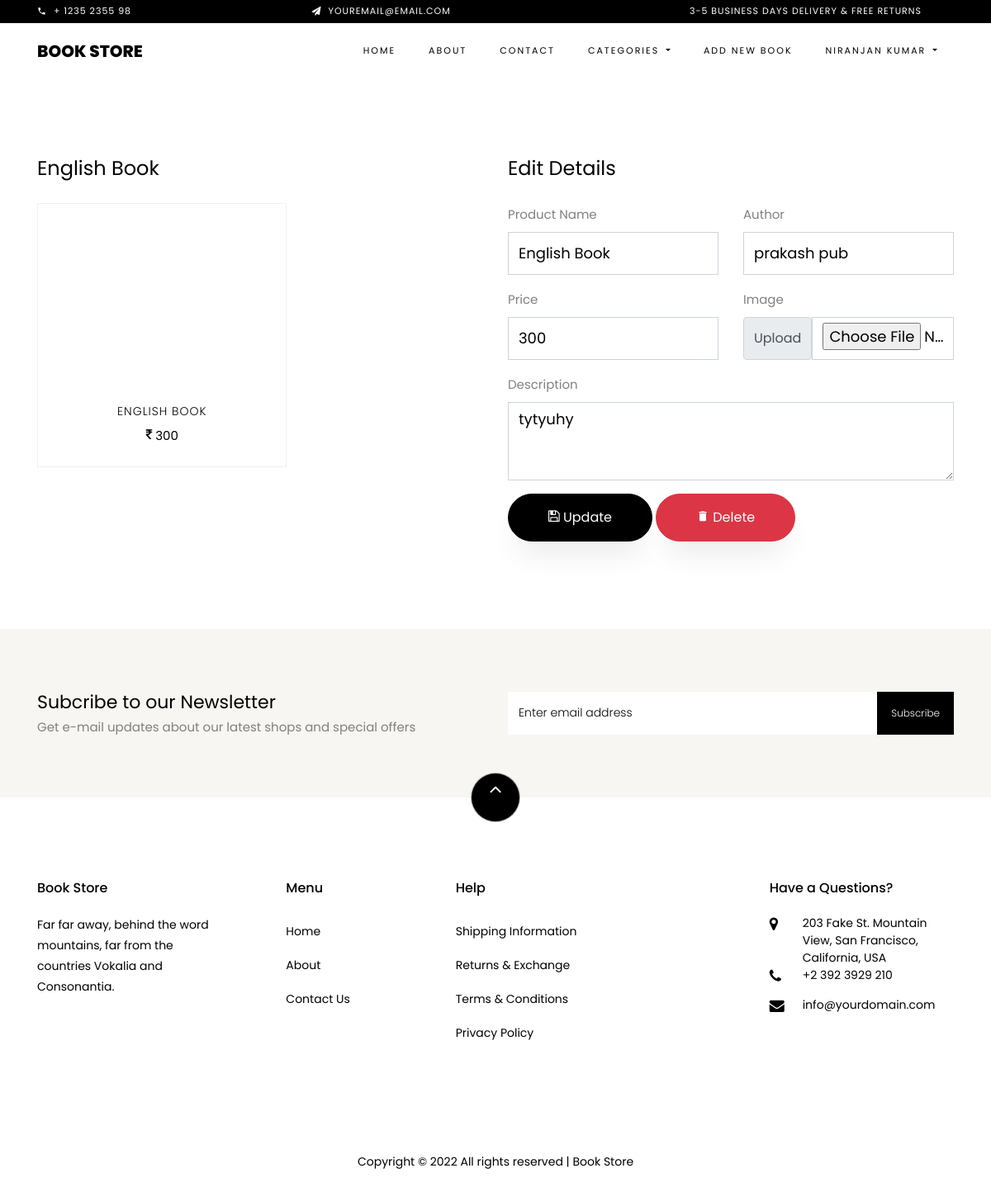
The page /product_detail/2/ (signed in) on the database its author committed.
### BookApp/models.py (models this page shows, shortened)
class User(models.Model):
    FullName = models.CharField(max_length=50)
    Email = models.EmailField(max_length=50, unique=True)
    Mobile = models.CharField(max_length=10)
    Address = models.TextField(max_length=100)
    Password = models.CharField(max_length=12)
    IsActive = models.BooleanField(default=False)
    IsSeller = models.BooleanField(default=False)

class Product(models.Model):
    product_seller = models.ForeignKey(User, on_delete=models.CASCADE)
    product_name = models.CharField(max_length=100)
    product_author = models.CharField(max_length=100)
    product_author = models.CharField(max_length=100)
    product_price = models.IntegerField()
    product_desc = models.TextField()
    product_image = models.ImageField(upload_to='images/')

### BookApp/views.py (the view)
# urls.py: path('product_detail/<int:pk>/',product_detail,name='product_detail'),
def product_detail(request, pk):
	user=User.objects.get(Email=request.session['email'])
	product=Product.objects.get(product_seller=user,pk=pk)
	return render(request,'product_details.html',{'products':product})

### BookApp/templates/product_details.html (shortened to what this page needs)
{% extends "main.html" %}
{% load static %}
{% block content %}
<section class="ftco-section">
    <div class="container">
        <div class="row justify-content-center">
            <div class="col-xl-6 ftco-animate">
                <h3 class="mb-4 billing-heading">{{products.product_name}}</h3>
                <div class="row">
                    <div class="col-md-6 col-lg-7 ftco-animate text-center">
                        <div class="product">
                            <a href="javascript:" class="img-prod text-center">
                            </a>
                            <div class="text py-3 pb-4 px-3 text-center">
                                <h3><a href="javascript:">{{ products.product_name }}</a></h3>
                                <div class="d-flex">
                                    <div class="pricing">
                                        <p class="price">
                                            <span class="price-sale"><i class="icon-inr"></i> {{ products.product_price }}</span>
                                        </p>
                                    </div>
                                </div>
                            </div>
                        </div>
                    </div>
                </div>
            </div>
            <div class="col-xl-6">
                <h3 class="mb-4 billing-heading">Edit Details</h3>
                    <form class="row g-3" method="post" action="{% url 'product_edit' pk=products.pk %}" enctype="multipart/form-data">
                        <div class="col-6 mb-3">
                            <label for="fullname" class="form-label">Product Name</label>
                            <input class="form-control" id="product_name" type="text" name="product_name" type="text"
                                placeholder="Product name" value="{{ products.product_name }}">
                        </div>
                        <div class="col-6 mb-3">
                            <label for="author" class="form-label">Author</label>
                            <input type="text" name="product_author" class="form-control" id="author"
                                placeholder="author name" value="{{ products.product_author }}">
                        </div>
                        <div class="col-6 mb-3">
                            <label for="price" class="form-label">Price</label>
                            <input type="text" name="product_price" class="form-control" id="price" placeholder="Enter Price" value="{{ products.product_price }}">
                        </div>
                        <div class="col-6 mb-3">
                            <label for="price" class="form-label">Image</label>
                            <div class="input-group">
                                <label class="input-group-text" for="upload">Upload</label>
                                <input type="file" class="form-control" name="product_image" id="upload">
                            </div>
                        </div>
                        <div class="col-12 mb-3">
                            <label for="description" class="form-label">Description</label>
                            <textarea class="form-control" name="product_desc" id="description" rows="3">{{ products.product_desc }}</textarea>
                        </div>
                        <div class="col-12 mb-3">
                            <button type="submit" class="btn btn-black py-3 px-5"><i class="icon-save"></i> Update</button>
                            <a href="{% url 'product_delete' pk=products.pk %}">
                              <button type="button" class="btn btn-danger py-3 px-5"><i class="icon-delete"></i> Delete</button>
                            </a>
                          </div>
                    </form>
            </div>
        </div>
    </div>
</section>
{% endblock %}

### BookApp/templates/main.html (shortened to what this page needs)
<!DOCTYPE html>
<html lang="en">
<head>
  {% load static %}
  <link rel="stylesheet" href="{% static 'css/open-iconic-bootstrap.min.css' %}">
  <link rel="stylesheet" href="{% static 'css/animate.css' %}">
  <link rel="stylesheet" href="{% static 'css/owl.carousel.min.css' %}">
  <link rel="stylesheet" href="{% static 'css/owl.theme.default.min.css' %}">
  <link rel="stylesheet" href="{% static 'css/magnific-popup.css' %}">
  <link rel="stylesheet" href="{% static 'css/aos.css' %}">
  <link rel="stylesheet" href="{% static 'css/ionicons.min.css' %}">
  <link rel="stylesheet" href="{% static 'css/bootstrap-datepicker.css' %}">
  <link rel="stylesheet" href="{% static 'css/jquery.timepicker.css' %}">
  <link rel="stylesheet" href="{% static 'css/flaticon.css' %}">
  <link rel="stylesheet" href="{% static 'css/icomoon.css' %}">
  <link rel="stylesheet" href="{% static 'css/style.css' %}">
</head>
<body class="goto-here">
  <div class="py-1 bg-black">
    <div class="container">
      <div class="row no-gutters d-flex align-items-start align-items-center px-md-0">
        <div class="col-lg-12 d-block">
          <div class="row d-flex">
            <div class="col-md pr-4 d-flex topper align-items-center">
              <div class="icon mr-2 d-flex justify-content-center align-items-center"><span class="icon-phone2"></span>
              </div>
              <span class="text">+ 1235 2355 98</span>
            </div>
            <div class="col-md pr-4 d-flex topper align-items-center">
              <div class="icon mr-2 d-flex justify-content-center align-items-center"><span
                  class="icon-paper-plane"></span></div>
              <span class="text">youremail@email.com</span>
            </div>
            <div class="col-md-5 pr-4 d-flex topper align-items-center text-lg-right">
              <span class="text">3-5 Business days delivery &amp; Free Returns</span>
            </div>
          </div>
        </div>
      </div>
    </div>
  </div>
  <nav class="navbar navbar-expand-lg navbar-dark ftco_navbar bg-dark ftco-navbar-light" id="ftco-navbar">
    <div class="container">
      <a class="navbar-brand text-black" href="/">{{request.session.app_name}}</a>
      <div class="collapse navbar-collapse" id="ftco-nav">
        <ul class="navbar-nav ml-auto">
          <li class="nav-item active"><a href="/" class="nav-link">Home</a></li>
          <li class="nav-item"><a href="{% url 'about' %}" class="nav-link">About</a></li>
          <li class="nav-item"><a href="{% url 'contact' %}" class="nav-link">Contact</a></li>
          {% if request.session.status %}
          <li class="nav-item dropdown">
            <a class="nav-link dropdown-toggle" href="#" id="navbarDropdown" role="button" data-bs-toggle="dropdown"
              aria-expanded="false">
              Categories
            </a>
          </li>
          {% if request.session.type == 'customer' %}
          <li class="nav-item cta cta-colored">
            <a class="nav-link" href="{% url 'mywishlist' %}">
              <span class="icon-heart"></span>[{{request.session.total_wlist}}]
            </a>
          </li>
          <li class="nav-item cta cta-colored">
            <a class="nav-link" href="{% url 'mycart' %}">
              <span class="icon-shopping_cart"></span>[{{request.session.total_cart}}]
            </a>
          </li>
          {% else %}
          <li class="nav-item">
            <a class="nav-link" href="{% url 'add_product_page' %}">Add New Book</a>
          </li>
          {% endif %}
          <li class="nav-item dropdown">
            <a class="nav-link dropdown-toggle" href="#" id="navbarDropdown" role="button" data-bs-toggle="dropdown"
              aria-expanded="false">
              {{ request.session.username }}
            </a>
          </li>
          {% endif %}
        </ul>
      </div>
    </div>
  </nav>
  {% block content %}{% endblock %}
  <section class="ftco-section ftco-no-pt ftco-no-pb py-5 bg-light">
    <div class="container py-4">
      <div class="row d-flex justify-content-center py-5">
        <div class="col-md-6">
          <h2 style="font-size: 22px;" class="mb-0">Subcribe to our Newsletter</h2>
          <span>Get e-mail updates about our latest shops and special offers</span>
        </div>
        <div class="col-md-6 d-flex align-items-center">
          <form action="#" class="subscribe-form">
            <div class="form-group d-flex">
              <input type="text" class="form-control" placeholder="Enter email address">
              <input type="submit" value="Subscribe" class="submit px-3">
            </div>
          </form>
        </div>
      </div>
    </div>
  </section>
  <footer class="ftco-footer ftco-section">
    <div class="container">
      <div class="row">
        <div class="mouse">
          <a href="#" class="mouse-icon">
            <div class="mouse-wheel"><span class="ion-ios-arrow-up"></span></div>
          </a>
        </div>
      </div>
      <div class="row mb-5">
        <div class="col-md">
          <div class="ftco-footer-widget mb-4">
            <h2 class="ftco-heading-2">{{request.session.app_name}}</h2>
            <p>Far far away, behind the word mountains, far from the countries Vokalia and Consonantia.</p>
            <ul class="ftco-footer-social list-unstyled float-md-left float-lft mt-5">
            </ul>
          </div>
        </div>
        <div class="col-md">
          <div class="ftco-footer-widget mb-4 ml-md-5">
            <h2 class="ftco-heading-2">Menu</h2>
            <ul class="list-unstyled">
              <li><a href="/" class="py-2 d-block">Home</a></li>
              <li><a href="{% url 'about' %}" class="py-2 d-block">About</a></li>
              <li><a href="{% url 'contact' %}" class="py-2 d-block">Contact Us</a></li>
            </ul>
          </div>
        </div>
        <div class="col-md-4">
          <div class="ftco-footer-widget mb-4">
            <h2 class="ftco-heading-2">Help</h2>
            <div class="d-flex">
              <ul class="list-unstyled mr-l-5 pr-l-3 mr-4">
                <li><a href="#" class="py-2 d-block">Shipping Information</a></li>
                <li><a href="#" class="py-2 d-block">Returns &amp; Exchange</a></li>
                <li><a href="#" class="py-2 d-block">Terms &amp; Conditions</a></li>
                <li><a href="#" class="py-2 d-block">Privacy Policy</a></li>
              </ul>
            </div>
          </div>
        </div>
        <div class="col-md">
          <div class="ftco-footer-widget mb-4">
            <h2 class="ftco-heading-2">Have a Questions?</h2>
            <div class="block-23 mb-3">
              <ul>
                <li><span class="icon icon-map-marker"></span><span class="text">203 Fake St. Mountain View, San
                    Francisco, California, USA</span></li>
                <li><a href="#"><span class="icon icon-phone"></span><span class="text">+2 392 3929 210</span></a></li>
                <li><a href="#"><span class="icon icon-envelope"></span><span
                      class="text">info@yourdomain.com</span></a></li>
              </ul>
            </div>
          </div>
        </div>
      </div>
      <div class="row">
        <div class="col-md-12 text-center">
          <p>
            Copyright &copy;
            <script>document.write(new Date().getFullYear());</script> All rights reserved |
            {{request.session.app_name}}
          </p>
        </div>
      </div>
    </div>
  </footer>
</body>
</html>

### BookApp/static/css/icomoon.css (style rules this page uses)
[class^="icon-"], [class*=" icon-"] { font-family: 'icomoon' !important; speak: none; font-style: normal; font-weight: normal; font-variant: normal; text-transform: none; line-height: 1; -webkit-font-smoothing: antialiased; -moz-osx-font-smoothing: grayscale; }
.icon-map-marker:before { content: "\f041"; }
.icon-phone:before { content: "\f095"; }
.icon-save:before { content: "\f0c7"; }
.icon-envelope:before { content: "\f0e0"; }
.icon-inr:before { content: "\f156"; }
.icon-paper-plane:before { content: "\f1d8"; }
.icon-phone2:before { content: "\e0cd"; }
.icon-delete:before { content: "\e872"; }

### rows shown on the page
User: session.username "NIRANJAN KUMAR"
Product: product_name "English Book", product_name "ENGLISH BOOK", product_price "300", product_author "prakash pub", product_desc "tytyuhy"

### other values the page prints
{{ request.session.app_name }} "BOOK STORE"
{{ request.session.app_name }} "Book Store"
